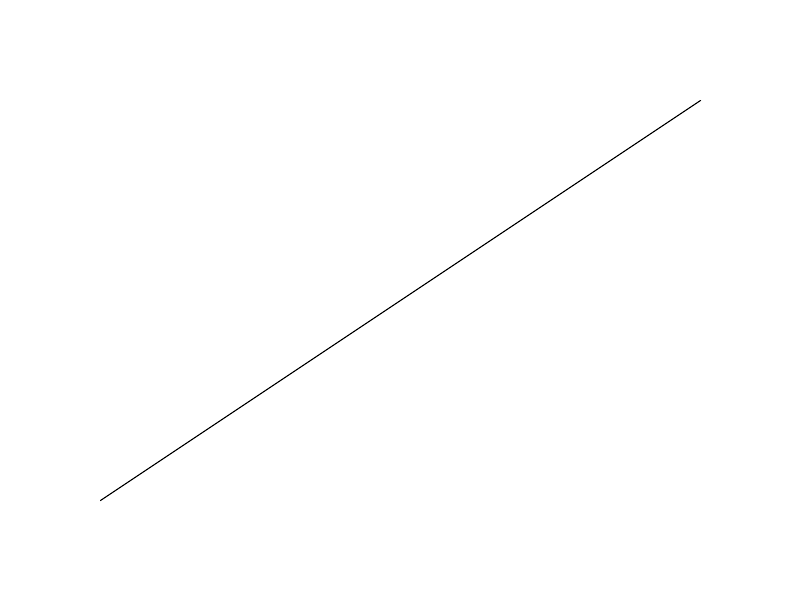
#> input picture test_images/test_chart.png, 800 x 600 px
$ python -i image_processor.py   (imports and definitions only)   (older library calls are emulated)
#> lines starting #> are read from the running program, lines starting #| are printed output that depends on the picture; after the words box and inside, x2 and y2 are one past the last pixel; in counts of white or black regions, pixels touching at a corner belong together
### docker_build/src/utils/logger.py
"""
日志工具模块
"""
import logging
from pathlib import Path
from logging.handlers import RotatingFileHandler
import sys

def setup_logger(name: str, log_file: str = None) -> logging.Logger:
    """设置日志记录器

    Args:
        name: 日志记录器名称
        log_file: 日志文件路径（可选）

    Returns:
        logging.Logger: 配置好的日志记录器
    """
    # 创建日志记录器
    logger = logging.getLogger(name)
    logger.setLevel(logging.INFO)

    # 设置日志格式
    formatter = logging.Formatter(
        '%(asctime)s - %(name)s - %(levelname)s - %(message)s',
        datefmt='%Y-%m-%d %H:%M:%S'
    )

    # 添加控制台处理器
    console_handler = logging.StreamHandler(sys.stdout)
    console_handler.setFormatter(formatter)
    logger.addHandler(console_handler)

    # 如果指定了日志文件，添加文件处理器
    if log_file:
        # 创建日志目录
        log_dir = Path('logs')
        log_dir.mkdir(exist_ok=True)

        # 设置文件处理器
        file_handler = RotatingFileHandler(
            log_dir / f"{log_file}.log",
            maxBytes=10*1024*1024,  # 10MB
            backupCount=5,
            encoding='utf-8'
        )
        file_handler.setFormatter(formatter)
        logger.addHandler(file_handler)

    return logger

# [11 lines left out: function get_logger, not called in this run]

### docker_build/src/preprocessing/image_processor.py
import cv2
import numpy as np
from PIL import Image
import os
import hashlib
from functools import lru_cache
import time

from config.config import MIN_IMAGE_QUALITY, IMAGE_RESIZE
from src.utils.logger import setup_logger

logger = setup_logger('image_processor')

class ImageProcessor:
    def __init__(self):
        self.cache = {}
        self.cache_timeout = 300  # 缓存超时时间（秒）
        self.max_cache_size = 100  # 最大缓存数量

    def _get_cache_key(self, image_path, operation):
        """生成缓存键"""
        with open(image_path, 'rb') as f:
            file_hash = hashlib.md5(f.read()).hexdigest()
        return f"{file_hash}_{operation}"

    def _clean_expired_cache(self):
        """清理过期缓存"""
        current_time = time.time()
        expired_keys = [k for k, v in self.cache.items()
                       if current_time - v['timestamp'] > self.cache_timeout]
        for k in expired_keys:
            del self.cache[k]

        # 如果缓存太大，删除最旧的条目
        if len(self.cache) > self.max_cache_size:
            sorted_cache = sorted(self.cache.items(),
                                key=lambda x: x[1]['timestamp'])
            for k, _ in sorted_cache[:len(self.cache) - self.max_cache_size]:
                del self.cache[k]

    # [119 lines left out: functions check_image_quality, preprocess_image, not called in this run]

    def crop_chart_area(self, image_path):
        """
        裁剪图表区域，去除无关内容

        Args:
            image_path: 图像文件路径

        Returns:
            str: 裁剪后的图像路径，如果处理失败则返回None
        """
#> called with image_path = '../../../test_images/test_chart.png'
        try:
            # 检查缓存
            cache_key = self._get_cache_key(image_path, 'crop')
            if cache_key in self.cache:
                cache_entry = self.cache[cache_key]
                if time.time() - cache_entry['timestamp'] <= self.cache_timeout:
                    logger.info("Using cached cropped image")
                    return cache_entry['result']

            # 读取图像
            img = cv2.imread(image_path)
#> img is the input picture: shape (600, 800, 3); min 0, max 255, mean 254.5
            if img is None:
                logger.error(f"Failed to load image for cropping: {image_path}")
                return None

            # 转换为灰度图
            gray = cv2.cvtColor(img, cv2.COLOR_BGR2GRAY)

            # 边缘检测
            edges = cv2.Canny(gray, 50, 150)
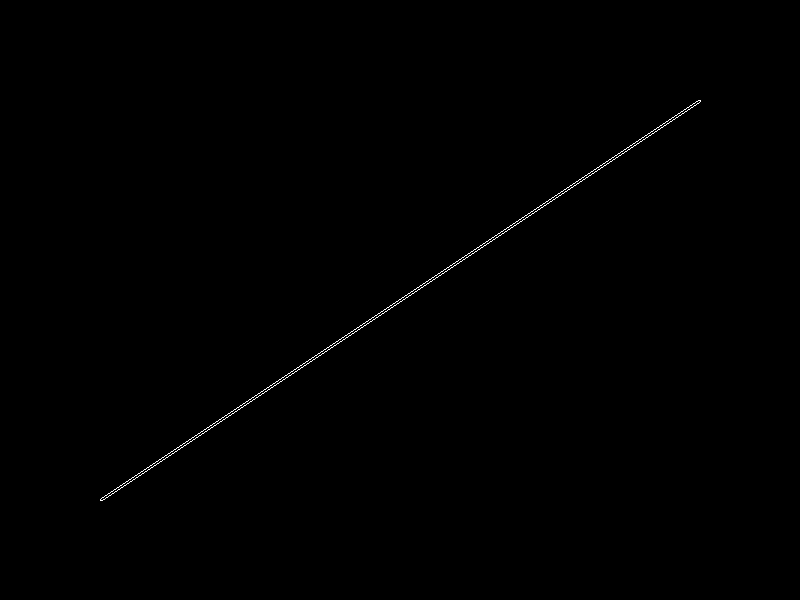
#> edges: shape (600, 800); 0.25% white in thin lines or dots, all inside (x1, y1, x2, y2) = (100, 100, 701, 501)

            # 查找轮廓
            contours, _ = cv2.findContours(edges, cv2.RETR_EXTERNAL, cv2.CHAIN_APPROX_SIMPLE)
#> contours = 1 contour; box (x1, y1, x2, y2) and area: (100, 100, 701, 501) 1597

            if not contours:
                logger.warning("No contours found in the image")
                return image_path

            # 找到最大的轮廓（假设是图表区域）
            main_contour = max(contours, key=cv2.contourArea)
#> main_contour = contour of 802 points, box (x1, y1, x2, y2) (100, 100, 701, 501), area 1597
            x, y, w, h = cv2.boundingRect(main_contour)
#> x = 100; y = 100; w = 601; h = 401

            # 添加边距
            padding = 10
            x = max(0, x - padding)
#> x = 90
            y = max(0, y - padding)
#> y = 90
            w = min(img.shape[1] - x, w + 2 * padding)
#> w = 621
            h = min(img.shape[0] - y, h + 2 * padding)
#> h = 421

            # 裁剪图像
            cropped = img[y:y+h, x:x+w]
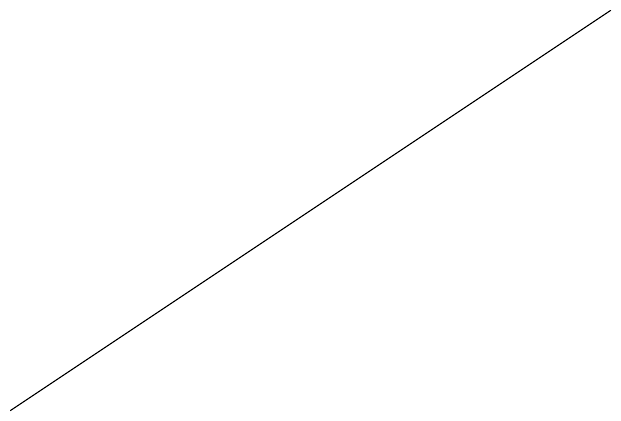
#> cropped: shape (421, 621, 3); min 0, max 255, mean 254.1

            # 保存裁剪后的图像
            output_path = image_path.replace('.', '_cropped.')
            cv2.imwrite(output_path, cropped)

            # 更新缓存
            self.cache[cache_key] = {
                'result': output_path,
                'timestamp': time.time()
            }
            self._clean_expired_cache()

            logger.info(f"Image cropped and saved: {output_path}")
            return output_path

        except Exception as e:
            logger.error(f"Error cropping image: {e}")
            return None

>>> result = ImageProcessor().crop_chart_area('../../../test_images/test_chart.png')
